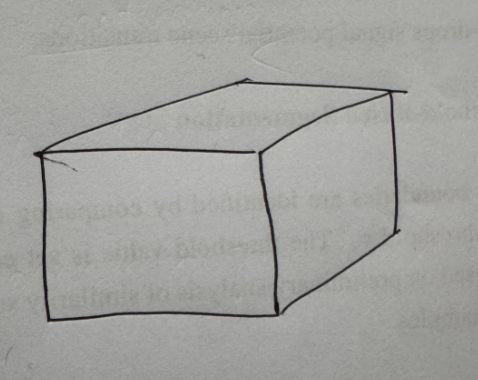
#> input picture cuboid.png, 478 x 380 px
$ jupyter execute --allow-errors method4_canny_ransac.ipynb
#> lines starting #> are read from the running program, lines starting #| are printed output that depends on the picture; after the words box and inside, x2 and y2 are one past the last pixel; in counts of white or black regions, pixels touching at a corner belong together
# Method 4: Canny + Sequential RANSAC
Uses Canny edge detection (instead of skeletonization) as input to Sequential RANSAC with gap detection.

[cell 1]
import cv2
import numpy as np
import matplotlib.pyplot as plt
from skimage.measure import ransac, LineModelND

img_color = cv2.imread('cuboid.png')
#> img_color is the input picture: shape (380, 478, 3); mean B, G, R 158.7, 162.5, 161.8
img_rgb = cv2.cvtColor(img_color, cv2.COLOR_BGR2RGB)
gray = cv2.cvtColor(img_color, cv2.COLOR_BGR2GRAY)
blurred = cv2.GaussianBlur(gray, (5, 5), 1.5)
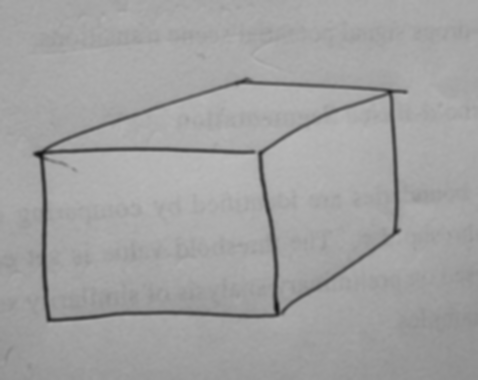
#> blurred: shape (380, 478); min 21, max 185, mean 161.8
edges = cv2.Canny(blurred, 50, 150)
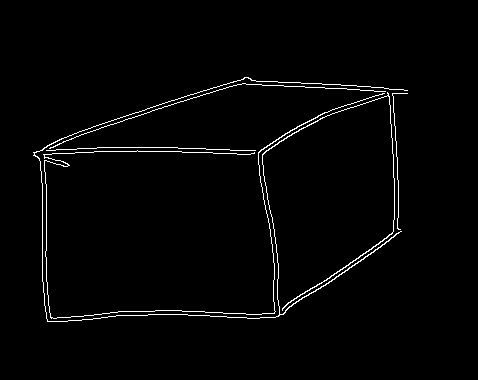
#> edges: shape (380, 478); 1.8% white in thin lines or dots, all inside (x1, y1, x2, y2) = (33, 77, 408, 322)

# Extract edge pixel coordinates
ys, xs = np.nonzero(edges)
#> ys = 3348 values from 77 to 321; xs = 3348 values, max 407 at index 368, min 33 at index 1489, mean 225.3
points = np.column_stack((xs, ys)).astype(np.float64)
#> points = 3348 pairs, first value 33 to 407, second value 77 to 321
print(f'Edge pixels: {len(points)}')
#| Edge pixels: 3348

# Sequential RANSAC
detected_lines = []
remaining = points.copy()
#> remaining has the same summary as points
residual_threshold = 2.0  # Canny produces double edges, so slightly wider threshold
max_gap = 15

#> (the rest of this cell did not finish here and is left out)
